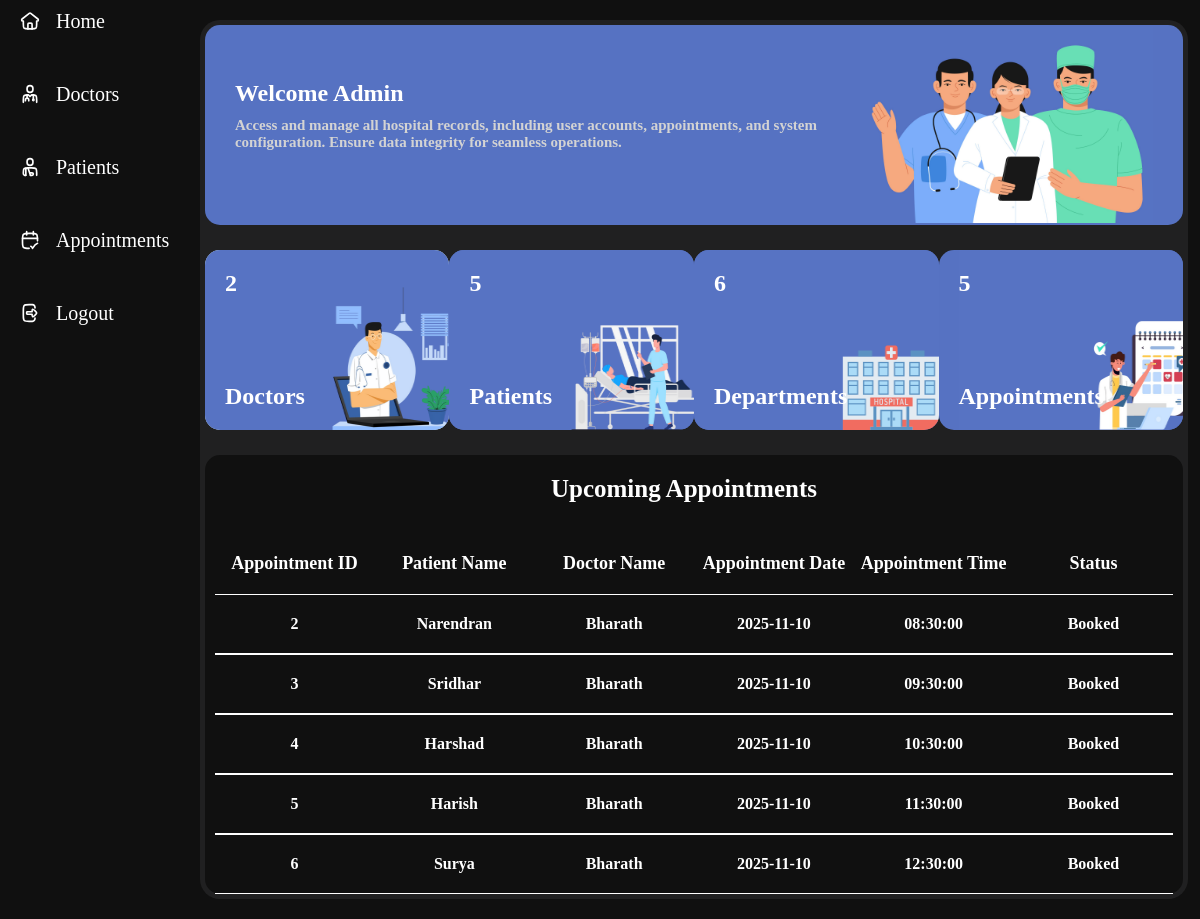
Page /admin_dashboard on the committed database.
### tables this page shows
CREATE TABLE APPOINTMENTS(
    APPOINTMENT_ID INTEGER PRIMARY KEY AUTOINCREMENT,
    PATIENT_ID INTEGER,
    PATIENT_NAME TEXT,
    DOC_ID INTEGER,
    DOC_NAME TEXT,
    APPOINTMENT_DATE DATE,
    APPOINTMENT_TIME TIME,
    STATUS TEXT,
    FOREIGN KEY (PATIENT_ID) REFERENCES PATIENTS (PATIENT_ID),
    FOREIGN KEY (DOC_ID) REFERENCES DOCTORS (DOC_ID)
);

### app.py (the view)
@app.route('/admin_dashboard')
def admin_dashboard():
    doctor,user,dept,pat,app=count()
    tab=admintabledata()
    return render_template("admin/dashboard.html",doctor=doctor,user=user,dept=dept,pat=pat,app=app,tab=tab)

### app.py (called while the page is built)
def count():
    con=sqlite3.connect(database)
    cur=con.cursor()
    cur.execute('SELECT COUNT(*)FROM DOCTORS')
    doccount=cur.fetchone()[0]
    cur.execute('SELECT COUNT(*)FROM USERS')
    usercount=cur.fetchone()[0]
    cur.execute('SELECT COUNT(*)FROM DEPARTMENT')
    deptcount=cur.fetchone()[0]
    cur.execute('SELECT COUNT(*)FROM PATIENTS')
    patcount=cur.fetchone()[0]
    cur.execute("SELECT COUNT(*)FROM APPOINTMENTS WHERE STATUS='Booked'")
    appcount=cur.fetchone()[0]
    con.close()
    return doccount, usercount, deptcount, patcount,appcount

def admintabledata():
    con=sqlite3.connect(database)
    cur=con.cursor()
    cur.execute("SELECT APPOINTMENT_ID,PATIENT_NAME,DOC_NAME,APPOINTMENT_DATE,APPOINTMENT_TIME FROM APPOINTMENTS WHERE STATUS='Booked'")
    tab=cur.fetchall()
    con.close()
    return tab

### Templates/admin/dashboard.html (shortened to what this page needs)
<!DOCTYPE html>
<html lang="en">
<head>
    <link rel="stylesheet" href="{{ url_for('static', filename='css/admindash.css') }}">
</head>
<body>
    <section class="main">
        <div class="navbar">
            <div class="icon">
                <img src="{{ url_for('static',filename='icons/home.svg')}}" alt="">
                <a href="/admin_dashboard">Home</a>
            </div>
            <div class="icon">
                <img src="{{ url_for('static',filename='icons/doc.svg')}}" alt="">
                <a href="/doctor_list">Doctors</a>
            </div>
            <div class="icon">
                <img src="{{ url_for('static',filename='icons/patient.svg')}}" alt="">
                <a href="/patient_list">Patients</a>
            </div>
            <div class="icon">
                <img src="{{ url_for('static',filename='icons/app.svg')}}" alt="">
                <a href="/appointment_list">Appointments</a>
            </div>
            <div class="icon">
                <img src="{{ url_for('static',filename='icons/logout.svg')}}" alt="">
                <a href="/">Logout</a>
            </div>
        </div>
        <div class="view">
            <div class="welcome">
                <div class="text">
                    <h1>Welcome Admin</h1>
                    <h2>Access and manage all hospital records, including user accounts, appointments, and system<br>configuration. Ensure data integrity for seamless operations.</h2>
                </div>
                <img src="{{ url_for('static',filename='images/docbg.jpg')}}" alt="">
            </div>
            <div class="boxes">
                <div class="box" style="background-color: #d7f3fe;">
                    <h1>{{doctor}}</h1>
                    <h2>Doctors</h2>
                    <img src="{{ url_for('static',filename='images/doctor.png')}}" alt="">
                </div>
                <div class="box">
                    <h1>{{pat}}</h1>
                    <h2>Patients</h2>
                    <img src="{{ url_for('static',filename='images/patient.png')}}" alt="">
                </div>
                <div class="box">
                    <h1>{{dept}}</h1>
                    <h2>Departments</h2>
                    <img src="{{ url_for('static',filename='images/dept.png')}}" alt="">
                </div>
                <div class="box">
                    <h1>{{app}}</h1>
                    <h2>Appointments</h2>
                    <img src="{{ url_for('static',filename='images/appointment.png')}}" style="padding-left: 20px;" alt="">
                </div>
            </div>
            <div class="appointments">
                <h1 id="hmm" style="margin-bottom: 20px;">Upcoming Appointments</h1>
                <div class="titlee">
                    <div class="app">
                        <h1>Appointment ID</h1>
                    </div>
                    <div class="patient">
                        <h1>Patient Name</h1>
                    </div>
                    <div class="doc">
                        <h1>Doctor Name</h1>
                    </div>
                    <div class="appdate">
                        <h1>Appointment Date</h1>
                    </div>
                    <div class="appt">
                        <h1>Appointment Time</h1>
                    </div>
                    <div class="stat">
                        <h1>Status</h1>
                    </div>
                </div>
                {% for i in tab%}
                <div class="title">
                    <div class="app">
                        <h1>{{i[0]}}</h1>
                    </div>
                    <div class="patient">
                        <h1>{{i[1]}}</h1>
                    </div>
                    <div class="doc">
                        <h1>{{i[2]}}</h1>
                    </div>
                    <div class="appdate">
                        <h1>{{i[3]}}</h1>
                    </div>
                    <div class="appt">
                        <h1>{{i[4]}}</h1>
                    </div>
                    <div class="stat">
                        <h1>Booked</h1>
                    </div>
                </div>
                {% endfor %}
            </div>
        </div>
    </section>
</body>
</html>

### Static/css/admindash.css (style rules this page uses)
* { margin: 0; padding: 0; }
.main { width: 100%; min-height: 100vh; background-color: #101010; display: flex; align-items: center; }
.navbar { width: 200px; height: 125vh; background-color: #101010; position: fixed; }
.navbar h1, a { color: white; font-family: 'sfpror'; font-size: 20px; text-decoration: none; }
.icon { display: flex; align-items: center; margin-top: 40px; gap: 1em; padding-left: 20px; padding-top: 10px; }
.icon img { width: 20px; }
.view { width: calc(99% - 200px); margin-top: 20px; margin-bottom: 20px; background-color: #202021; border-radius: 20px; margin-left: 200px; overflow-y: scroll; overflow-x: hidden; scrollbar-width: none; display: flex; align-items: center; flex-direction: column; }
.welcome { width: 99%; margin-top: 5px; height: 200px; overflow: hidden; background-color: #5672c2; border-radius: 15px; display: flex; justify-content: space-between; align-items: center; }
.text { width: 700px; }
.welcome img { width: 30%; padding-right:30px ; }
.welcome h1 { color: white; font-family: 'sfprob'; padding-left: 30px; }
.welcome h2 { font-family: 'sfpror'; color: rgb(211, 211, 211); font-size: 15px; padding-top: 10px; padding-left: 30px; }
.boxes { width: 99%; display: flex; justify-content: space-between; margin-top: 25px; }
.boxes h1,h2 { color: white; font-family: 'sfpror'; padding: 20px; z-index: 99999; }
.box { width: 265px; height: 180px; background-color: #f55a00; background-color: #5672c2; border-radius: 15px; display: flex; flex-direction: column; justify-content: space-between; overflow: hidden; position: relative; }
.box img { position: absolute; width: 100%; height: 100%; }
.appointments { width: 99%; min-height: 300px; background-color: #f55a00; background-color: #101010; margin-top: 25px; border-radius: 15px; margin-bottom: 5px; display: flex; flex-direction: column; justify-content: center; align-items: center; }
#hmm { color: white; font-family: 'sfprob'; font-size: 25px; padding-right: 20px; padding-top: 20px; }
.titlee { width: 98%; display: flex; justify-content: space-between; padding-bottom: 20px; }
.titlee > div { flex: 1; text-align: center; }
.titlee h1 { font-family: 'sfpror'; font-size: 18px; color:white; padding-top: 30px; }
.title { width: 98%; display: flex; justify-content: space-between; border-top: 1px solid white; border-bottom: 1px solid white; cursor: pointer; }
.title > div { flex: 1; text-align: center; }
.title h1 { font-family: 'sfpror'; font-size: 16px; color:white; padding-top: 20px; padding-bottom: 20px; }

### rows in the picture
APPOINTMENTS: APPOINTMENT_ID "2", PATIENT_NAME "Narendran", DOC_NAME "Bharath", APPOINTMENT_DATE "2025-11-10", APPOINTMENT_TIME "08:30:00"
APPOINTMENTS: APPOINTMENT_ID "3", PATIENT_NAME "Sridhar", DOC_NAME "Bharath", APPOINTMENT_DATE "2025-11-10", APPOINTMENT_TIME "09:30:00"
APPOINTMENTS: APPOINTMENT_ID "4", PATIENT_NAME "Harshad", DOC_NAME "Bharath", APPOINTMENT_DATE "2025-11-10", APPOINTMENT_TIME "10:30:00"
APPOINTMENTS: APPOINTMENT_ID "5", PATIENT_NAME "Harish", DOC_NAME "Bharath", APPOINTMENT_DATE "2025-11-10", APPOINTMENT_TIME "11:30:00"
APPOINTMENTS: APPOINTMENT_ID "6", PATIENT_NAME "Surya", DOC_NAME "Bharath", APPOINTMENT_DATE "2025-11-10", APPOINTMENT_TIME "12:30:00"

### other values in the picture
{{ doctor }} "2"
{{ pat }} "5"
{{ dept }} "6"
{{ app }} "5"
